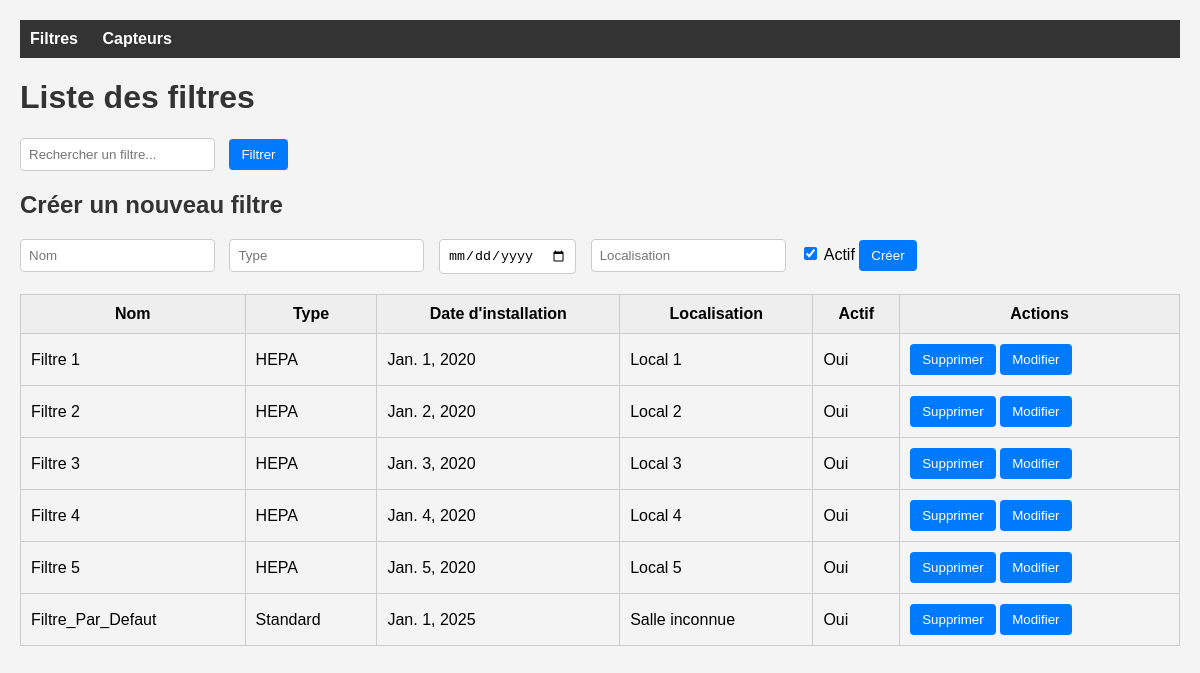
The page /dashboard/filtres/ on the database its author committed.
### monitoring/models.py (models this page shows)
class Filtre(models.Model):
    nom = models.CharField(max_length=100)
    salle = models.ForeignKey(Salle, on_delete=models.CASCADE, null=True, blank=True)
    type = models.CharField(max_length=50)
    date_installation = models.DateField()
    localisation = models.CharField(max_length=100)
    actif = models.BooleanField(default=True)
    vitesse = models.IntegerField(default=0)  # Vitesse en m/s

### monitoring/views.py (the view, shortened to what this page needs)
# urls.py: path('dashboard/filtres/', page_filtres, name='page_filtres'),
def page_filtres(request):
    if request.method == 'POST' and not (request.user.is_authenticated and request.user.is_staff):
        return HttpResponseForbidden('Forbidden')
    query = request.GET.get('q', '')
    filtres = Filtre.objects.filter(nom__icontains=query) if query else Filtre.objects.all()
    return render(request, 'filtres.html', {'filtres': filtres, 'query': query})

### monitoring/templates/filtres.html (shortened to what this page needs)
{% load static %}
<!DOCTYPE html>
<html lang="fr">
<head>
</head>
<body>
    <nav>
        <a href="/dashboard/filtres/">Filtres</a>
        <a href="/dashboard/capteurs/">Capteurs</a>
    </nav>
    <h1>Liste des filtres</h1>
    <form method="get">
        <input type="text" name="q" placeholder="Rechercher un filtre..." value="{{ query }}">
        <button type="submit">Filtrer</button>
    </form>
    <h2>Créer un nouveau filtre</h2>
    <form method="post">
        <input type="text" name="nom" placeholder="Nom" required>
        <input type="text" name="type" placeholder="Type" required>
        <input type="date" name="date_installation" required>
        <input type="text" name="localisation" placeholder="Localisation" required>
        <label><input type="checkbox" name="actif" checked> Actif</label>
        <button type="submit">Créer</button>
    </form>
    <table>
        <thead>
            <tr>
                <th>Nom</th>
                <th>Type</th>
                <th>Date d'installation</th>
                <th>Localisation</th>
                <th>Actif</th>
                <th>Actions</th>
            </tr>
        </thead>
        <tbody>
            {% for filtre in filtres %}
            <tr>
                <td>{{ filtre.nom }}</td>
                <td>{{ filtre.type }}</td>
                <td>{{ filtre.date_installation }}</td>
                <td>{{ filtre.localisation }}</td>
                <td>{{ filtre.actif|yesno:"Oui,Non" }}</td>
                <td>
                    <form method="post" action="/dashboard/filtres/delete/{{ filtre.id }}/" style="display:inline;">
                        <button type="submit">Supprimer</button>
                    </form>
                    <form method="get" action="/dashboard/filtres/update/{{ filtre.id }}/" style="display:inline;">
                        <button type="submit">Modifier</button>
                    </form>
                </td>
            </tr>
            {% empty %}
            <tr><td colspan="6">Aucun filtre enregistré.</td></tr>
            {% endfor %}
        </tbody>
    </table>
</body>
</html>

### monitoring/templates/filtres.html (style rules this page uses)
body { font-family: Arial, sans-serif; background-color: #f4f4f4; margin: 20px; }
h1, h2 { color: #333; }
nav { background-color: #333; padding: 10px; margin-bottom: 20px; }
nav a { color: white; text-decoration: none; margin-right: 20px; font-weight: bold; }
form { margin-bottom: 20px; }
input[type="text"], input[type="date"] { padding: 8px; margin-right: 10px; border: 1px solid #ccc; border-radius: 4px; }
button { padding: 8px 12px; background-color: #007bff; color: white; border: none; border-radius: 4px; cursor: pointer; }
table { width: 100%; border-collapse: collapse; margin-top: 10px; }
th, td { padding: 10px; border: 1px solid #ccc; }
th { background-color: #eee; }

### rows shown on the page
Filtre: nom "Filtre 1", type "HEPA", date_installation "Jan. 1, 2020", localisation "Local 1", actif "Oui"
Filtre: nom "Filtre 2", type "HEPA", date_installation "Jan. 2, 2020", localisation "Local 2", actif "Oui"
Filtre: nom "Filtre 3", type "HEPA", date_installation "Jan. 3, 2020", localisation "Local 3", actif "Oui"
Filtre: nom "Filtre 4", type "HEPA", date_installation "Jan. 4, 2020", localisation "Local 4", actif "Oui"
Filtre: nom "Filtre 5", type "HEPA", date_installation "Jan. 5, 2020", localisation "Local 5", actif "Oui"
Filtre: nom "Filtre_Par_Defaut", type "Standard", date_installation "Jan. 1, 2025", localisation "Salle inconnue", actif "Oui"
